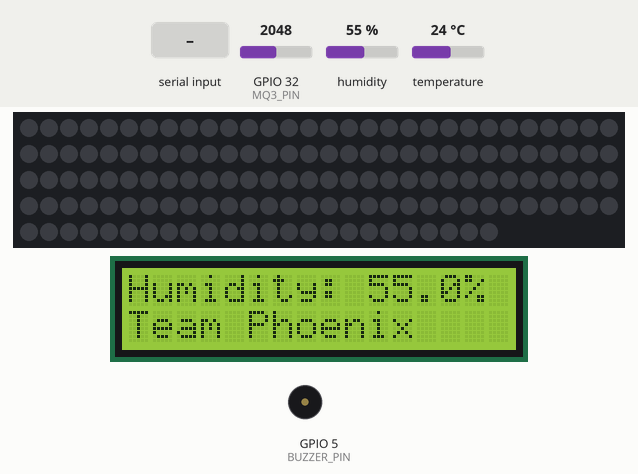
Bench run of a sketch on a simulated ESP32. On the bench: 144 RGB LEDs in strip order, left to right, continuing on the next row, 16×2 character LCD, buzzer (waves = sounding, pin HIGH). The test bench sets the inputs (shaded band); at power-on: humidity 55 %, GPIO 32 (MQ3_PIN) = 2048, temperature 24 °C. What the sketch prints to the serial monitor is not drawn.

Above: at 3.6 s.
3.7 s: "true,1\n" received over Serial
At 3.96 s:
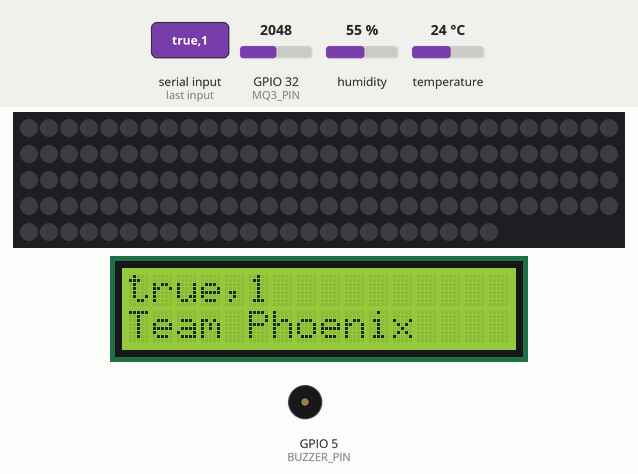
6.7 s: "false,1\n" received over Serial
At 6.97 s:
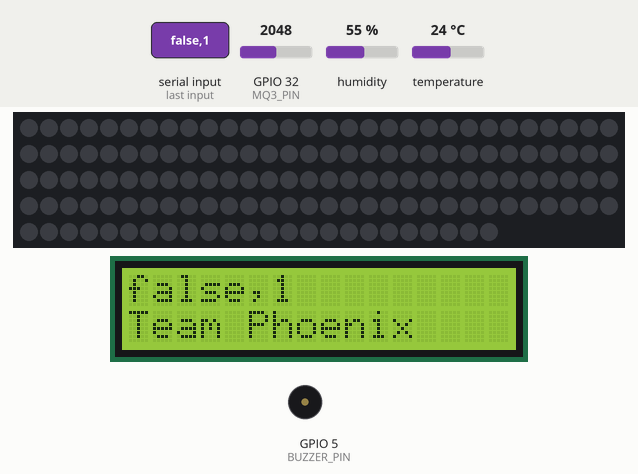
11.2 s: "true\n" received over Serial
At 17.9 s:
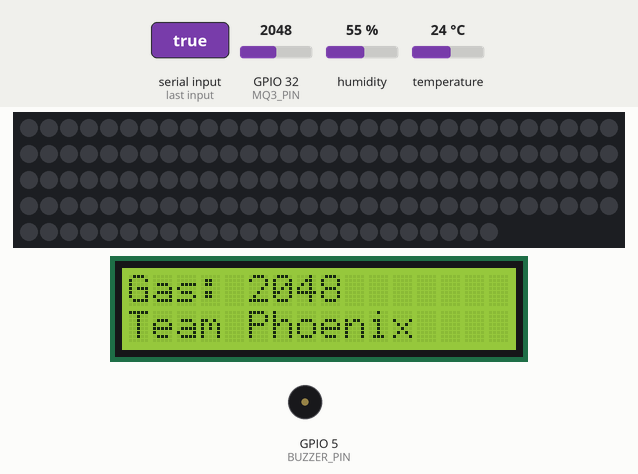
18.2 s: humidity set to 22 %
At 23.9 s:
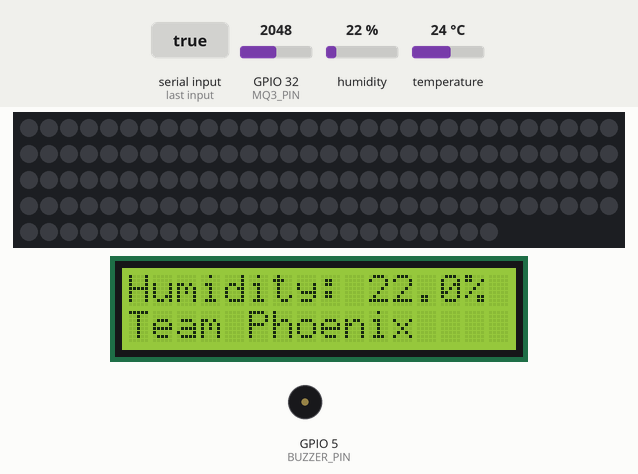
24.2 s: GPIO 32 (MQ3_PIN) set to 2866
At 27.2 s:
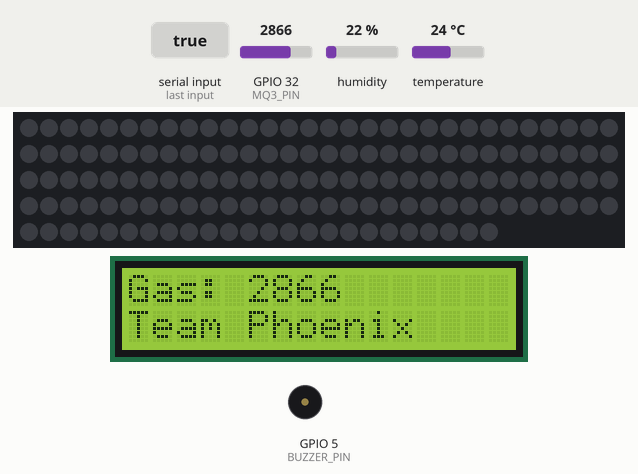
30.2 s: temperature set to 12 °C
At 38.8 s:
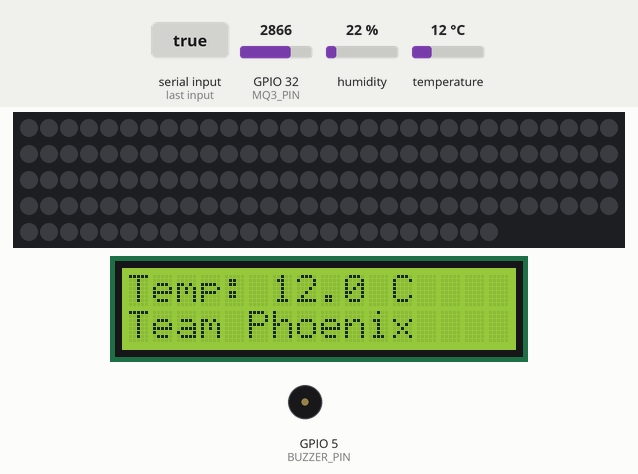
Timing chart, 0 to 39.1 s (numbered marks = the images above; inputs shaded):
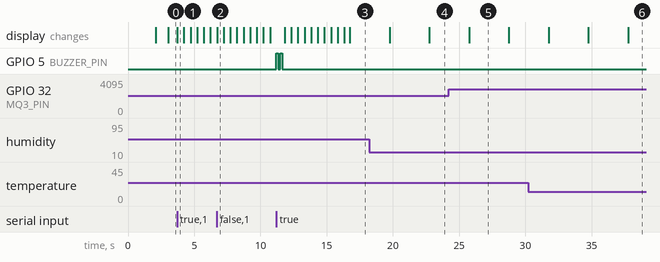

The sketch:

esp32.ino
```cpp
#include <Wire.h>
#include <LiquidCrystal_I2C.h>
#include <DHT.h>
#include <Adafruit_NeoPixel.h>

#define DHTPIN 4
#define DHTTYPE DHT11
#define MQ3_PIN 32
#define BUZZER_PIN 5
#define LED_PIN 13
#define NUM_LEDS 144

LiquidCrystal_I2C lcd(0x27, 16, 2);
DHT dht(DHTPIN, DHTTYPE);
Adafruit_NeoPixel strip(NUM_LEDS, LED_PIN, NEO_GRB + NEO_KHZ800);

unsigned long previousMillis = 0;
const unsigned long displayInterval = 3000;  // 3 seconds
int displayMode = 0;  // 0 = Temp, 1 = Humidity, 2 = Gas

float temperature = 0.0;
float humidity = 0.0;
int gasValue = 0;
bool buzzerState = false;

bool messageMode = false;
String incomingMessage = "";
unsigned long messageStartTime = 0;

void setup() {
  Serial.begin(115200);
  Wire.begin(21, 22);
  dht.begin();
  strip.begin();
  strip.show();

  lcd.init();
  lcd.backlight();
  pinMode(BUZZER_PIN, OUTPUT);
  digitalWrite(BUZZER_PIN, LOW);

  lcd.clear();
  lcd.setCursor(0, 0);
  lcd.print("System Starting");
  lcd.setCursor(0, 1);
  lcd.print("Team Phoenix");
  delay(2000);
  lcd.clear();
}

void loop() {
  unsigned long currentMillis = millis();

  // ---------- HANDLE INCOMING SERIAL ----------
  if (Serial.available()) {
    String input = Serial.readStringUntil('\n');
    input.trim();

    if (input.equalsIgnoreCase("true")) {
      buzzerState = true;
      beepBuzzer();
    }
    else if (input.equalsIgnoreCase("false")) {
      buzzerState = false;
    }
    else if (input.startsWith("color:")) {
      setColorFromSerial(input);
    }
    else {
      // Any other text input → display it with blinking
      incomingMessage = input;
      messageMode = true;
      messageStartTime = millis();
    }
  }

  // ---------- MESSAGE DISPLAY MODE ----------
  if (messageMode) {
    unsigned long elapsed = millis() - messageStartTime;
    if (elapsed < 10000) {  // 10 seconds
      static bool blinkState = false;
      static unsigned long lastBlink = 0;

      if (millis() - lastBlink >= 500) { // toggle every 0.5s
        lastBlink = millis();
        blinkState = !blinkState;

        lcd.clear();
        if (blinkState) {
          lcd.setCursor(0, 0);
          lcd.print(incomingMessage.substring(0, 16));  // limit to 16 chars
        }
        lcd.setCursor(0, 1);
        lcd.print("Team Phoenix");
      }
      return;  // skip sensor display while message blinking
    } else {
      messageMode = false;
      lcd.clear();
    }
  }

  // ---------- SENSOR DISPLAY MODE ----------
  if (currentMillis - previousMillis >= displayInterval) {
    previousMillis = currentMillis;
    displayMode = (displayMode + 1) % 3;

    temperature = dht.readTemperature();
    humidity = dht.readHumidity();
    gasValue = analogRead(MQ3_PIN);

    lcd.clear();
    if (displayMode == 0) {
      lcd.setCursor(0, 0);
      lcd.print("Temp: ");
      lcd.print(temperature, 1);
      lcd.print(" C");
    } else if (displayMode == 1) {
      lcd.setCursor(0, 0);
      lcd.print("Humidity: ");
      lcd.print(humidity, 1);
      lcd.print("%");
    } else {
      lcd.setCursor(0, 0);
      lcd.print("Gas: ");
      lcd.print(gasValue);
    }

    lcd.setCursor(0, 1);
    lcd.print("Team Phoenix");

    Serial.print("Temp: ");
    Serial.print(temperature, 1);
    Serial.print(" C\tHumidity: ");
    Serial.print(humidity, 1);
    Serial.print("%\tGas: ");
    Serial.print(gasValue);
    Serial.print("\tBuzzer: ");
    Serial.println(buzzerState ? "ON" : "OFF");
  }
}

// ---------- HELPER FUNCTIONS ----------
void beepBuzzer() {
  for (int i = 0; i < 2; i++) {
    digitalWrite(BUZZER_PIN, HIGH);
    delay(150);
    digitalWrite(BUZZER_PIN, LOW);
    delay(150);
  }
}

void setColorFromSerial(String input) {
  input.replace("color:", "");
  int firstComma = input.indexOf(',');
  int secondComma = input.indexOf(',', firstComma + 1);
  if (firstComma == -1 || secondComma == -1) return;

  int r = input.substring(0, firstComma).toInt();
  int g = input.substring(firstComma + 1, secondComma).toInt();
  int b = input.substring(secondComma + 1).toInt();
  setStripColor(r, g, b);
}

void setStripColor(int r, int g, int b) {
  for (int i = 0; i < NUM_LEDS; i++) {
    strip.setPixelColor(i, strip.Color(r, g, b));
  }
  strip.show();
}
```

Measured:
- after the input at 3.7 s, the display: changes at once (image 1)
- after the input at 6.7 s, the display: changes at once (image 2)
- after the input at 11.2 s, GPIO 5 (BUZZER_PIN): alternates HIGH for 0.15 s and LOW for 0.15 s, 4 changes in all, then stays LOW, starting at once
- what the display in image 1 shows lasts 0.5 s, from 3.7 s to 4.2 s
- what the display in image 5 shows lasts 3.1 s, from 25.7 s to 28.8 s
